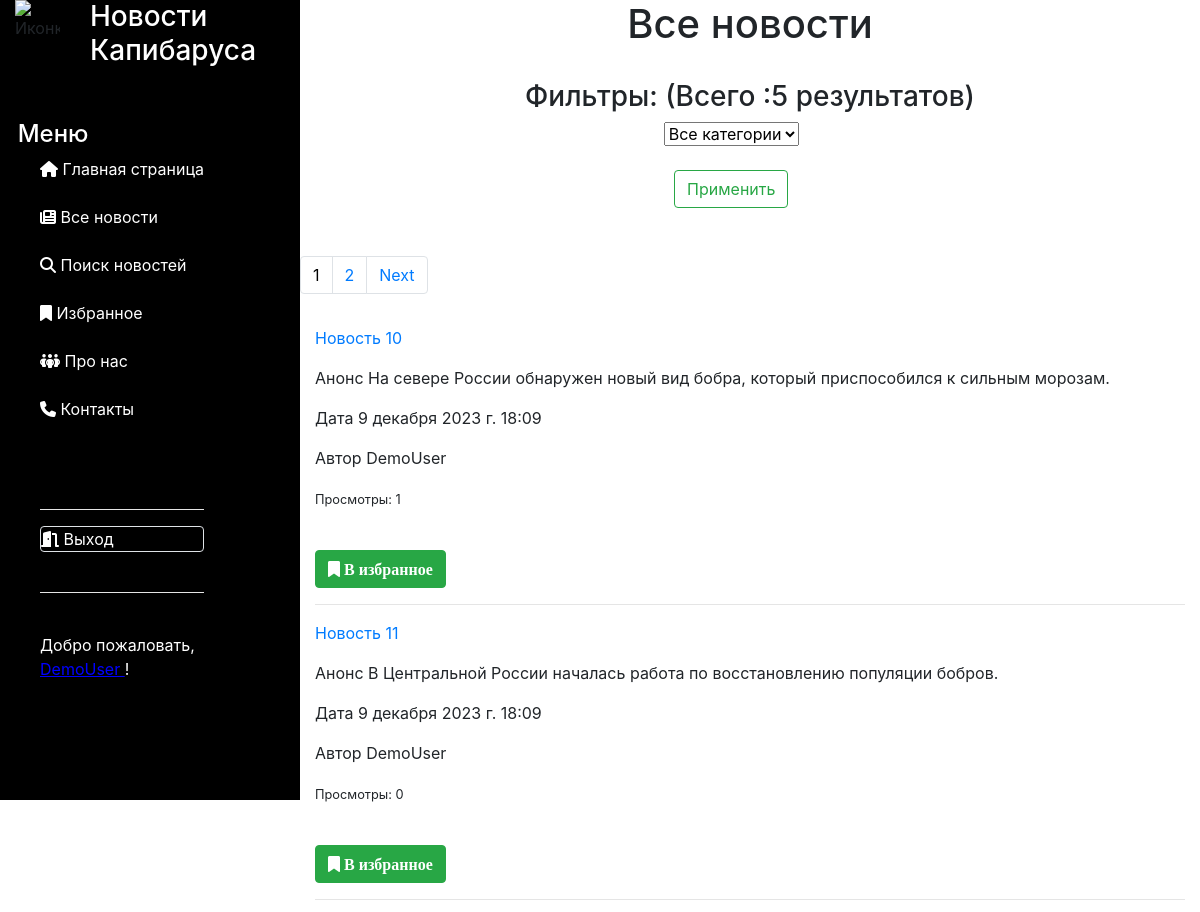
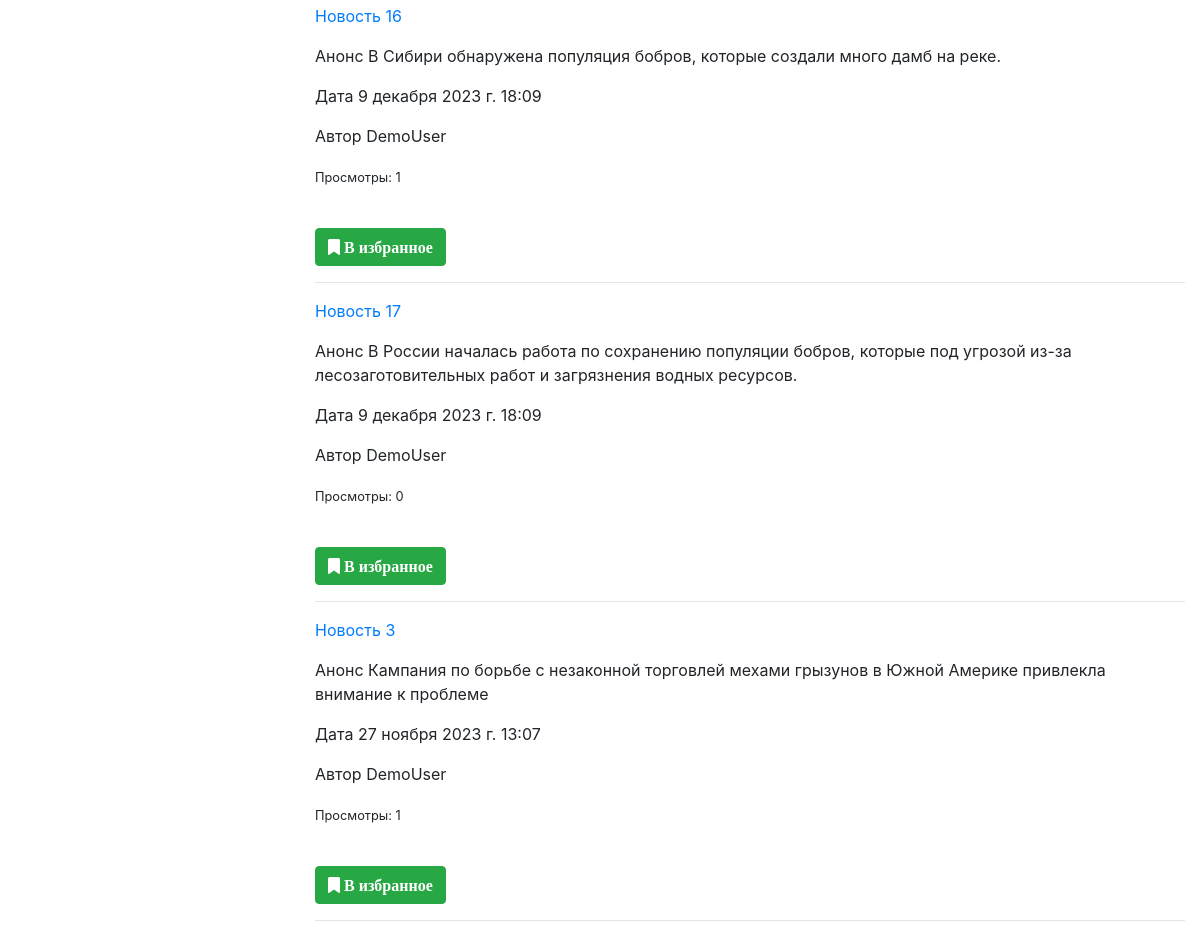
/users/mynewslist (signed in), run on the app's committed database (2 pictures, top to bottom).
### news/models.py (models this page shows, shortened)
class Article(models.Model):
    categories = (('E', 'Economics'),
                  ('S', 'Science'),
                  ('IT', 'IT'))
    author = models.ForeignKey(User, on_delete=models.SET_NULL, null=True)
    title = models.CharField('Название', max_length=50, default='')
    anouncement = models.TextField('Аннотация', max_length=250)
    text = models.TextField('Текст новости', validators=[MinLengthValidator(200)])
    date = models.DateTimeField('Дата публикации', auto_created=True, default=datetime.datetime.now())
    category = models.CharField(choices=categories, max_length=20, verbose_name='Категории')
    tags = models.ManyToManyField(to=Tag, blank=True)
    def get_absolute_url(self):
        return f'/news/{self.id}'
    def get_views(self):
        return self.views.count()
    class Meta:
        ordering = ['title', 'date']
        verbose_name = 'Новость'
        verbose_name_plural = 'Новости'

### users/views.py (the view)
# urls.py: path('mynewslist', views.my_news_list, name='my_news_list'),
@login_required
def my_news_list(request):
    categories = Article.categories  # создали перечень категорий
    author = User.objects.get(id=request.user.id)  # создали перечень авторов
    news = Article.objects.filter(author=author)
    if request.method == "POST":
        selected_category = int(request.POST.get('category_filter'))
        if selected_category != 0:  # фильтруем найденные результаты по категориям
            news = news.filter(category__icontains=categories[selected_category - 1][0])
    else:  # если страница открывется впервые
        selected_category = 0
    total = len(news)
    p = Paginator(news, 5)
    page_number = request.GET.get('page')
    page_obj = p.get_page(page_number)
    context = {'news': page_obj, 'total': total,
               'categories': categories, 'selected_category': selected_category}
    return render(request, 'users/my_news_list.html', context)

### users/templatetags/users_extras.py (called while the page is built)
@register.filter(name="has_group")
def has_group(user, group_name):
    return user.groups.filter(name=group_name).exists()

### users/templates/users/my_news_list.html (shortened to what this page needs)
{% extends 'main/SideBar.html' %}
{% load static %}
{% block content %}
<h1 class="text-center">Все новости</h1>
<br>
<div class="text-center">
    <label><h3> Фильтры: (Всего :{{ news|length }} результатов) </h3>
        <form method="post">
            <div class="form-group col-11">
                <select class="form-select" name="category_filter">
                    <option value="0">Все категории</option>
                </select>
                <br>
                <br>
                <input type="submit" class="btn btn-outline-success" value="Применить">
            </div>
        </form>
    </label>
</div>
<br>
{% if total > 1 %}
<div class="row">
    <nav aria-label="Page navigation example">
        <ul class="pagination">
            {% for p in news.paginator.page_range %}
            {% if news.number == p %}
            <li class="page-item"><p class="page-link" style="color:black;"> {{ p }}</p></li>
            {% else %}
            <li class="page-item"><a class="page-link" href="?page={{ p }}"> {{ p }}</a></li>
            {% endif %}
            {% endfor %}
            {% if news.has_next %}
            <li class="page-item"><a class="page-link" href="?page={{ news.next_page_number }}">Next</a></li>
            {% endif %}
        </ul>
    </nav>
</div>
{% endif %}
{% for n in news %}
<div>
    <p><a href="{{n.get_absolute_url}}">{{ n.title }} </a></p>
    <p> Анонс {{ n.anouncement }}</p>
    <p> Дата {{ n.date }}</p>
    <p> Автор {{ n.author.username }}</p>
    <p><small>Просмотры: {{ n.get_views }}</small></p>
    <br>
    <a class="btn btn-success" href="{% url 'favorites' n.pk %}"><i class="fa fa-bookmark"> В избранное</i></a>
    <br>
    <hr>
</div>
{% endfor %}
{% endblock content %}

### main/templates/main/SideBar.html (shortened to what this page needs)
<!DOCTYPE html>
{% load static %}
{% load users_extras %}
<html lang="ru">
<head>
    <link rel="stylesheet" href="https://cdn.jsdelivr.net/npm/bootstrap@4.4.1/dist/css/bootstrap.min.css"
>
    <link rel="stylesheet" href="{% static 'main/css/style.css' %}">
</head>
<body>
<div class="container-fluid">
    <div class="row">
        <div class="col-lg-3 col-md-4 col-sm-4" id="SideBar">
            <div class="row">
                <div class="col-lg-3 col-md-4 col-sm-4">
                    <img class="img-fluid"
                         src="https://www.pinkbus.ru/im/600x600/1868649/0/6808517/Kapibara_v_bandane.jpg" alt="Иконка"
                         style="width:100px;height:auto">
                </div>
                <div class="col-lg-9 col-md-8 col-sm-8">
                    <h3 style="color:white">Новости Капибаруса</h3>
                </div>
                <br>
                <br>
                <br>
                <br>
                <br>
                <div>
                    <h4 class="main_list" style="color:#FFFFFF">Меню</h4>
                </div>
                <br>
            </div>
            <div class="row">
                {% if request.user.is_anonymous %}
                <ul class="main_list">
                    <li style="color:#FFFFFF"><i class="fa-solid fa-house"></i><a
                            href="{% url 'home' %}"
                            style="color:#FFFFFF">
                        Главная страница </a></li>
                    <br>
                    <li style="color:#FFFFFF"><i class="fa-solid fa-newspaper"></i><a
                            href="{% url 'news_list' %}"
                            style="color:#FFFFFF">
                        Все новости </a></li>
                    <br>
                    <li style="color:#FFFFFF"><i class="fa-solid fa-magnifying-glass"></i><a
                            href="{% url 'news_search' %}"
                            style="color:#FFFFFF">
                        Поиск новостей </a></li>
                    <br>
                    <li style="color:#FFFFFF"><i class="fa-solid fa-people-group"></i><a
                            href="{% url 'about' %}"
                            style="color:#FFFFFF">
                        Про нас </a></li>
                    <br>
                    <li style="color:#FFFFFF"><i class="fa-solid fa-phone"></i><a
                            href="{% url 'contacts' %}"
                            style="color:#FFFFFF">
                        Контакты </a></li>
                    <br>
                    <br>
                    <br>
                    <hr style="background-color: white">
                    <li style="color:#FFFFFF" class="rounded border"><i class="fa-solid fa-door-open"></i><a
                            href="{% url 'login' %}"
                            style="color:#FFFFFF"
                    >
                        Войти </a></li>
                    <br>
                    <li style="color:#FFFFFF" class="rounded border"><i class="fa-solid fa-address-card"></i><a
                            href="{% url 'registration' %}"
                            style="color:#FFFFFF"
                    >
                        Регистрация </a></li>
                    <hr style="background-color: white">
                    <br>
                </ul>
                {% else %}
                <ul class="main_list">
                    <li style="color:#FFFFFF"><i class="fa-solid fa-house"></i><a
                            href="{% url 'home' %}"
                            style="color:#FFFFFF">
                        Главная страница </a></li>
                    <br>
                    <li style="color:#FFFFFF"><i class="fa-solid fa-newspaper"></i><a
                            href="{% url 'news_list' %}"
                            style="color:#FFFFFF">
                        Все новости </a></li>
                    <br>
                    <li style="color:#FFFFFF"><i class="fa-solid fa-magnifying-glass"></i><a
                            href="{% url 'news_search' %}"
                            style="color:#FFFFFF">
                        Поиск новостей </a></li>
                    <br>
                    <li style="color:#FFFFFF"><i class="fa-solid fa-bookmark"></i><a
                            href="{% url 'my_favorits' %}"
                            style="color:#FFFFFF">
                        Избранное </a></li>
                    <br>
                    <li style="color:#FFFFFF"><i class="fa-solid fa-people-group"></i><a
                            href="{% url 'about' %}"
                            style="color:#FFFFFF">
                        Про нас </a></li>
                    <br>
                    <li style="color:#FFFFFF"><i class="fa-solid fa-phone"></i><a
                            href="{% url 'contacts' %}"
                            style="color:#FFFFFF">
                        Контакты </a></li>
                    <br>
                    <br>
                    <br>
                    <hr style="background-color: white">
                    <li style="color:#FFFFFF" class="rounded border"><i class="fa-solid fa-door-open"></i><a
                            href="{% url 'logout' %}"
                            style="color:#FFFFFF"
                    >
                        Выход </a></li>
                    <br>
                    <hr style="background-color: white">
                    <br>
                    <li style="color:#FFFFFF">
                        Добро пожаловать,
                        <p><a href="{% url 'profile' %}" class="podcherk">
                            {{ request.user }} </a>!</p>
                    </li>
                </ul>
                {% endif %}
            </div>
        </div>
        <div class="col-lg-9 col-md-8 col-sm-8" id="Content">
            {% block content %}
            {% endblock content %}
        </div>
    </div>
</div>
</body>
</html>

### main/static/main/css/style.css (style rules this page uses)
ul.main_list { list-style-type:none; }
h4.main_list { margin-left: 25%; }
body { height: 100vh; }
#SideBar { height:100vh; background-color: black; display: block; top: 0; bottom: 0; position: sticky; }
.podcherk { color: blue; text-decoration: underline blue; }

### data on the page
Article: title "Новость 10", anouncement "На севере России обнаружен новый вид бобра, который приспособился к сильным морозам.", date "9 декабря 2023 г. 18:09", author.username "DemoUser", get_views "1"
Article: title "Новость 11", anouncement "В Центральной России началась работа по восстановлению популяции бобров.", date "9 декабря 2023 г. 18:09", author.username "DemoUser", get_views "0"
Article: title "Новость 16", anouncement "В Сибири обнаружена популяция бобров, которые создали много дамб на реке.", date "9 декабря 2023 г. 18:09", author.username "DemoUser", get_views "1"
Article: title "Новость 17", anouncement "В России началась работа по сохранению популяции бобров, которые под угрозой из-за лесозаготовительных работ и загрязнения водных ресурсов.", date "9 декабря 2023 г. 18:09", author.username "DemoUser", get_views "0"
Article: title "Новость 3", anouncement "Кампания по борьбе с незаконной торговлей мехами грызунов в Южной Америке привлекла внимание к проблеме", date "27 ноября 2023 г. 13:07", author.username "DemoUser", get_views "1"

### other printed values
{{ request.user }} "DemoUser"
{{ news|length }} "5"
{{ p }} "1"
{{ p }} "2"
